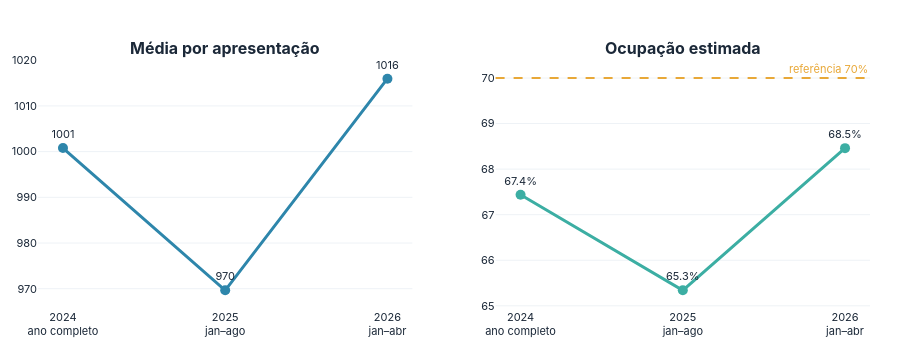

Write notebook code for a chart like this one.
### Markdown cell above
## Evolução — recorte comparável (sinfônicos + ensaios gerais)

### Code cell
fig_evo = make_subplots(rows=1, cols=2, subplot_titles=[
    '<b>Média por apresentação</b>', '<b>Ocupação estimada</b>'
], horizontal_spacing=0.1)

# Média
fig_evo.add_trace(go.Scatter(
    x=serie['Label'], y=serie['Média por apresentação'],
    mode='lines+markers+text', line=dict(color=PAL['accent'], width=3),
    marker=dict(size=10, color=PAL['accent']),
    text=serie['Média por apresentação'].apply(lambda v: f'{v:.0f}'),
    textposition='top center', textfont=dict(size=11, color=PAL['primary']),
    hovertemplate='%{x}<br>%{y:.0f} presenças/apresentação<extra></extra>',
), row=1, col=1)

# Ocupação
fig_evo.add_trace(go.Scatter(
    x=serie['Label'], y=serie['Ocupação estimada'] * 100,
    mode='lines+markers+text', line=dict(color=PAL['teal'], width=3),
    marker=dict(size=10, color=PAL['teal']),
    text=serie['Ocupação estimada'].apply(lambda v: f'{v:.1%}'),
    textposition='top center', textfont=dict(size=11, color=PAL['primary']),
    hovertemplate='%{x}<br>%{y:.1f}%<extra></extra>',
), row=1, col=2)
fig_evo.add_hline(y=70, line_dash='dash', line_color=PAL['gold'], line_width=2,
                  annotation_text='referência 70%', annotation_font_color=PAL['gold'],
                  row=1, col=2)

fig_evo.update_layout(
    height=350, showlegend=False,
    margin=dict(l=20, r=30, t=60, b=40),
    paper_bgcolor='white', plot_bgcolor='white',
    font=dict(family='Inter, system-ui, sans-serif', size=11, color=PAL['primary']),
)
fig_evo.update_xaxes(showgrid=False)
fig_evo.update_yaxes(showgrid=True, gridcolor='#EEF2F6', zeroline=False)
fig_evo.show()

### Figure 1 — Plotly figure (JSON) as saved in the notebook; plotly's stock layout.template omitted (floating-point values rounded to 4 significant figures)
{"data": [{"hovertemplate": "%{x}<br>%{y:.0f} presenças/apresentação<extra></extra>", "line": {"color": "#2E86AB", "width": 3}, "marker": {"color": "#2E86AB", "size": 10}, "mode": "lines+markers+text", "text": ["1001", "970", "1016"], "textfont": {"color": "#1B2838", "size": 11}, "textposition": "top center", "type": "scatter", "x": ["2024<br>ano completo", "2025<br>jan–ago", "2026<br>jan–abr"], "xaxis": "x", "y": [1001.0, 969.7, 1016.0], "yaxis": "y"}, {"hovertemplate": "%{x}<br>%{y:.1f}%<extra></extra>", "line": {"color": "#3CAEA3", "width": 3}, "marker": {"color": "#3CAEA3", "size": 10}, "mode": "lines+markers+text", "text": ["67.4%", "65.3%", "68.5%"], "textfont": {"color": "#1B2838", "size": 11}, "textposition": "top center", "type": "scatter", "x": ["2024<br>ano completo", "2025<br>jan–ago", "2026<br>jan–abr"], "xaxis": "x2", "y": [67.44, 65.34, 68.46], "yaxis": "y2"}], "layout": {"annotations": [{"font": {"size": 16}, "showarrow": false, "text": "<b>Média por apresentação</b>", "x": 0.225, "xanchor": "center", "xref": "paper", "y": 1, "yanchor": "bottom", "yref": "paper"}, {"font": {"size": 16}, "showarrow": false, "text": "<b>Ocupação estimada</b>", "x": 0.775, "xanchor": "center", "xref": "paper", "y": 1, "yanchor": "bottom", "yref": "paper"}, {"font": {"color": "#E8A838"}, "showarrow": false, "text": "referência 70%", "x": 1, "xanchor": "right", "xref": "x2 domain", "y": 70, "yanchor": "bottom", "yref": "y2"}], "font": {"color": "#1B2838", "family": "Inter, system-ui, sans-serif", "size": 11}, "height": 350, "margin": {"b": 40, "l": 20, "r": 30, "t": 60}, "paper_bgcolor": "white", "plot_bgcolor": "white", "shapes": [{"line": {"color": "#E8A838", "dash": "dash", "width": 2}, "type": "line", "x0": 0, "x1": 1, "xref": "x2 domain", "y0": 70, "y1": 70, "yref": "y2"}], "showlegend": false, "xaxis": {"anchor": "y", "domain": [0, 0.45], "showgrid": false}, "xaxis2": {"anchor": "y2", "domain": [0.55, 1], "showgrid": false}, "yaxis": {"anchor": "x", "domain": [0, 1], "gridcolor": "#EEF2F6", "showgrid": true, "zeroline": false}, "yaxis2": {"anchor": "x2", "domain": [0, 1], "gridcolor": "#EEF2F6", "showgrid": true, "zeroline": false}}}
